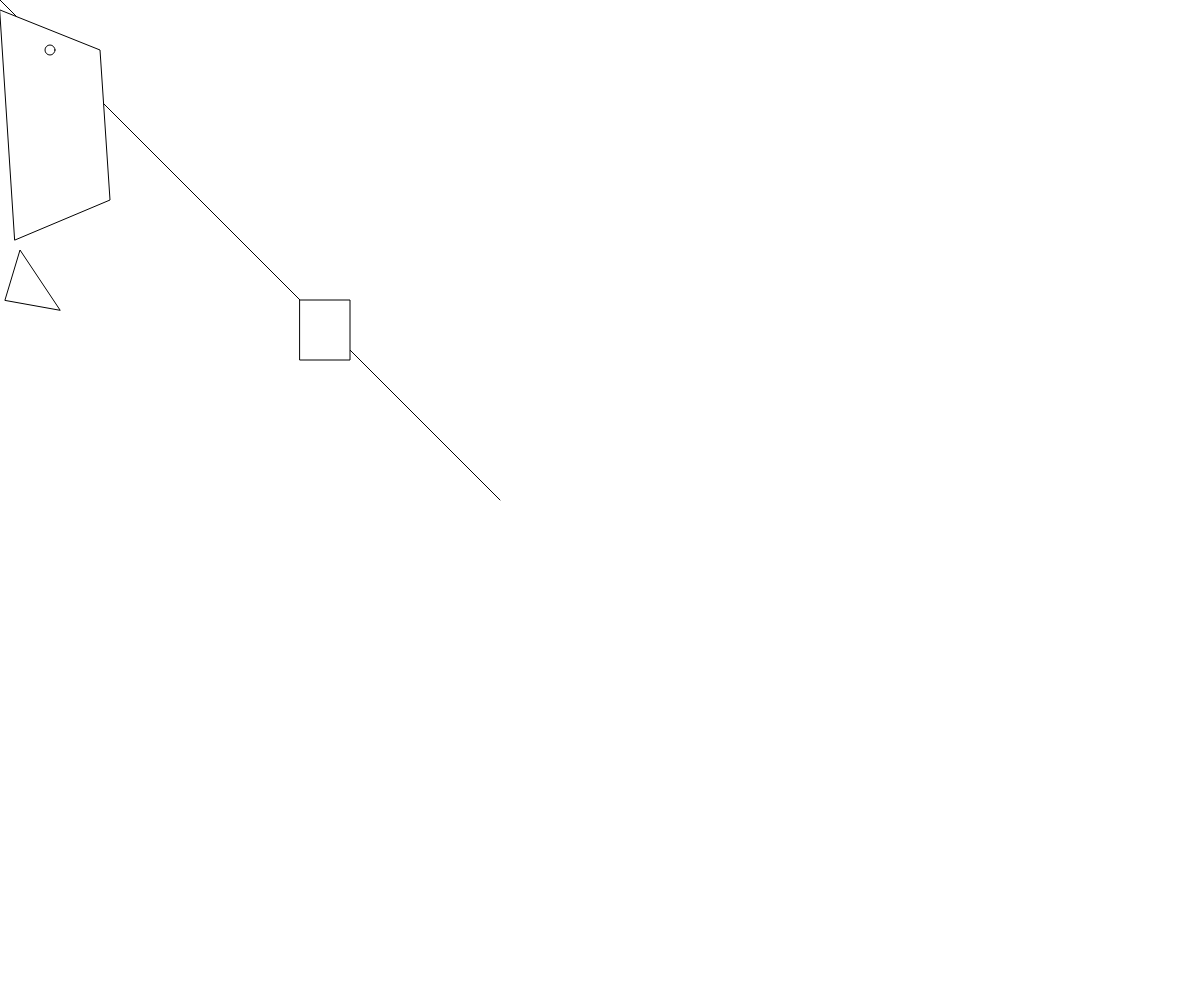
Frame 1 (no input)
Frame 60 (no input): identical to frame 1, image omitted
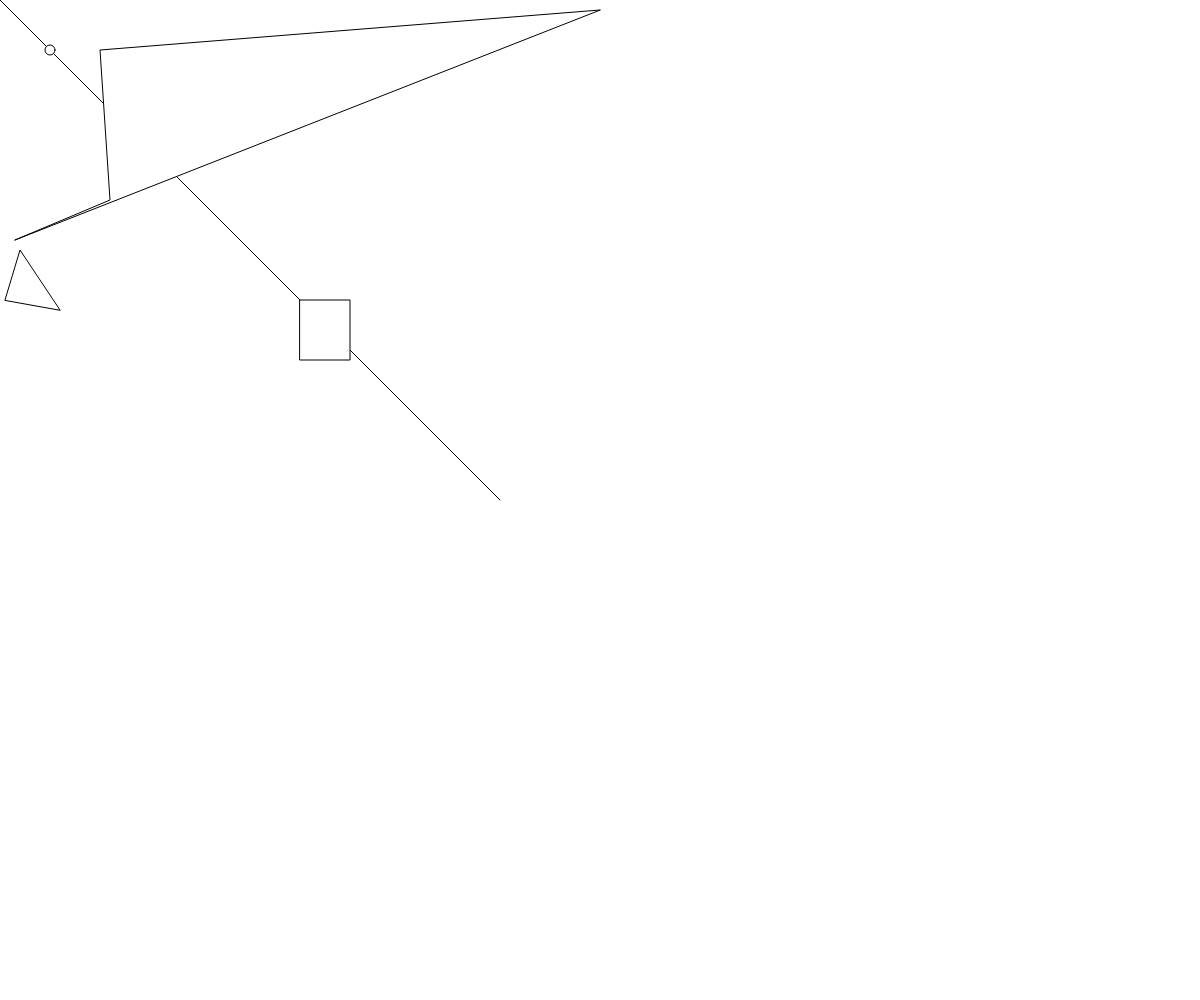
Frame 120 (the mouse pressed at the canvas centre since frame 60)

The p5.js sketch that drew these frames (run headless with seeded random() and noise() and a simulated clock; from frame 60 on, the mouse is pressed at the canvas centre):

// p5.js sketch
// ── sketch.js
function setup() {
  // uncomment this line to make the canvas the full size of the window
    createCanvas(windowWidth, windowHeight);

}

function draw() {
    // draw stuff here - items at the top will be drawn on the canvas first
    // background of the canvas not the shape
    background(255,255,255);
    line(0,0, 500, 500);
    quad(mouseX, 10, 100, 50, 110, 200, 15, 240);
    ellipse(50, 50, 10, 10);
    rect(300, 300, 50, 60);
    triangle(5, 300, 20, 250, 60, 310);
}
